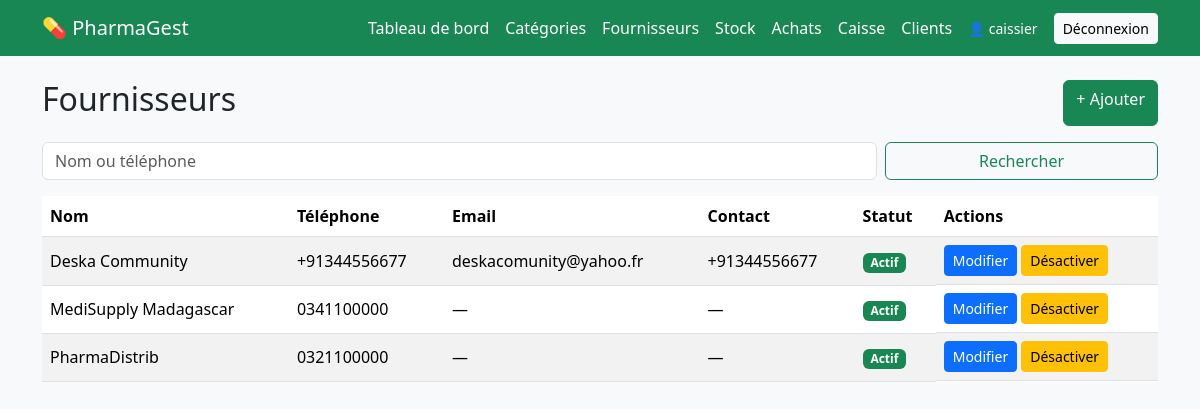
Page /fournisseurs/ (signed in) on the committed database.
### fournisseurs/models.py (models this page shows, shortened)
class Fournisseur(models.Model):
    nom = models.CharField("Nom / raison sociale", max_length=150)
    adresse = models.CharField(max_length=255, blank=True)
    telephone = models.CharField(max_length=30, blank=True)
    email = models.EmailField(blank=True)
    numero_fiscal = models.CharField("Numéro fiscal (NIF/STAT)", max_length=50, blank=True)
    contact_principal = models.CharField(max_length=100, blank=True)
    actif = models.BooleanField(default=True)
    date_creation = models.DateTimeField(auto_now_add=True)
    class Meta:
        ordering = ["nom"]

### fournisseurs/views.py (the view)
# urls.py: path("", views.FournisseurListView.as_view(), name="fournisseur_liste"),
class FournisseurListView(ListView):
    model = Fournisseur
    template_name = "fournisseurs/liste.html"
    context_object_name = "fournisseurs"
    paginate_by = 10
    def get_queryset(self):
        qs = Fournisseur.objects.all()
        q = self.request.GET.get("q", "").strip()
        if q:
            qs = qs.filter(Q(nom__icontains=q) | Q(telephone__icontains=q))
        return qs
    def get_context_data(self, **kwargs):
        ctx = super().get_context_data(**kwargs)
        ctx["q"] = self.request.GET.get("q", "")
        return ctx

### templates/fournisseurs/liste.html (shortened to what this page needs)
{% extends "base.html" %}
{% block content %}
<div class="d-flex justify-content-between mb-3">
  <h2>Fournisseurs</h2>
  <a href="{% url 'fournisseur_ajouter' %}" class="btn btn-success">+ Ajouter</a>
</div>
<form method="get" class="row g-2 mb-3">
  <div class="col-md-9">
    <input type="text" name="q" value="{{ q }}" class="form-control" placeholder="Nom ou téléphone">
  </div>
  <div class="col-md-3"><button class="btn btn-outline-success w-100">Rechercher</button></div>
</form>
<table class="table table-striped bg-white align-middle">
  <thead><tr><th>Nom</th><th>Téléphone</th><th>Email</th><th>Contact</th><th>Statut</th><th>Actions</th></tr></thead>
  <tbody>
  {% for f in fournisseurs %}
    <tr>
      <td>{{ f.nom }}</td>
      <td>{{ f.telephone|default:"—" }}</td>
      <td>{{ f.email|default:"—" }}</td>
      <td>{{ f.contact_principal|default:"—" }}</td>
      <td>{% if f.actif %}<span class="badge bg-success">Actif</span>{% else %}<span class="badge bg-secondary">Inactif</span>{% endif %}</td>
      <td class="d-flex gap-1">
        <a href="{% url 'fournisseur_modifier' f.pk %}" class="btn btn-sm btn-primary">Modifier</a>
        <form method="post" action="{% url 'fournisseur_basculer' f.pk %}" onsubmit="return confirm('Confirmer ?');">
          <button class="btn btn-sm btn-warning">{% if f.actif %}Désactiver{% else %}Réactiver{% endif %}</button>
        </form>
      </td>
    </tr>
  {% empty %}
    <tr><td colspan="6" class="text-center">Aucun fournisseur enregistré.</td></tr>
  {% endfor %}
  </tbody>
</table>
{% endblock %}

### templates/base.html (shortened to what this page needs)
<!DOCTYPE html>
<html lang="fr">
<head>
  <link href="https://cdn.jsdelivr.net/npm/bootstrap@5.3.3/dist/css/bootstrap.min.css" rel="stylesheet">
</head>
<body class="bg-light">
<nav class="navbar navbar-dark bg-success mb-4">
  <div class="container">
    <a class="navbar-brand" href="{% url 'medicament_liste' %}">💊 PharmaGest</a>
    <div class="d-flex gap-3 align-items-center flex-wrap">
      <a class="nav-link text-white" href="{% url 'dashboard' %}">Tableau de bord</a>
      <a class="nav-link text-white" href="{% url 'categorie_liste' %}">Catégories</a>
      <a class="nav-link text-white" href="{% url 'fournisseur_liste' %}">Fournisseurs</a>
      <a class="nav-link text-white" href="{% url 'stock_apercu' %}">Stock</a>
      <a class="nav-link text-white" href="{% url 'achat_liste' %}">Achats</a>
      <a class="nav-link text-white" href="{% url 'caisse' %}">Caisse</a>
      <a class="nav-link text-white" href="{% url 'client_liste' %}">Clients</a>
      {% if user.is_authenticated %}
        <span class="text-white small">👤 {{ user.username }}</span>
        <form method="post" action="{% url 'logout' %}" class="m-0">
          <button class="btn btn-light btn-sm">Déconnexion</button>
        </form>
      {% endif %}
    </div>
  </div>
</nav>
<div class="container">
  {% block content %}{% endblock %}
</div>
</body>
</html>

### rows in the picture
Fournisseur: nom "Deska Community", telephone "+91344556677", email "deskacomunity@yahoo.fr", contact_principal "+91344556677", actif "Actif"
Fournisseur: nom "MediSupply Madagascar", telephone "0341100000", email "—", contact_principal "—", actif "Actif"
Fournisseur: nom "PharmaDistrib", telephone "0321100000", email "—", contact_principal "—", actif "Actif"

### other values in the picture
{{ user.username }} "caissier"
